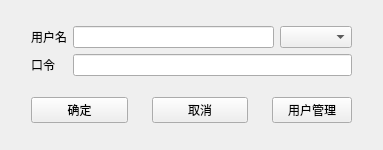
<?xml version="1.0" encoding="UTF-8"?>
<ui version="4.0">
 <class>Login</class>
 <widget class="QWidget" name="Login">
  <property name="geometry">
   <rect>
    <x>0</x>
    <y>0</y>
    <width>383</width>
    <height>150</height>
   </rect>
  </property>
  <property name="windowTitle">
   <string>登录</string>
  </property>
  <layout class="QHBoxLayout" name="horizontalLayout_3">
   <item>
    <layout class="QHBoxLayout" name="horizontalLayout_2">
     <item>
      <spacer name="verticalSpacer">
       <property name="orientation">
        <enum>Qt::Vertical</enum>
       </property>
       <property name="sizeHint" stdset="0">
        <size>
         <width>20</width>
         <height>40</height>
        </size>
       </property>
      </spacer>
     </item>
     <item>
      <layout class="QVBoxLayout" name="verticalLayout" stretch="2,1">
       <item>
        <layout class="QGridLayout" name="gridLayout">
         <item row="0" column="0">
          <widget class="QLabel" name="label">
           <property name="text">
            <string>用户名</string>
           </property>
          </widget>
         </item>
         <item row="0" column="1">
          <widget class="QLineEdit" name="lineEdit_login_user"/>
         </item>
         <item row="0" column="2">
          <widget class="QComboBox" name="comboBox_login"/>
         </item>
         <item row="1" column="0">
          <widget class="QLabel" name="label_2">
           <property name="text">
            <string>口令</string>
           </property>
          </widget>
         </item>
         <item row="1" column="1" colspan="2">
          <widget class="QLineEdit" name="lineEdit_login_passwd"/>
         </item>
        </layout>
       </item>
       <item>
        <layout class="QHBoxLayout" name="horizontalLayout" stretch="1,0,1,0,0">
         <item>
          <widget class="QPushButton" name="btn_login_ok">
           <property name="sizePolicy">
            <sizepolicy hsizetype="Preferred" vsizetype="Fixed">
             <horstretch>0</horstretch>
             <verstretch>0</verstretch>
            </sizepolicy>
           </property>
           <property name="text">
            <string>确定</string>
           </property>
          </widget>
         </item>
         <item>
          <spacer name="horizontalSpacer">
           <property name="orientation">
            <enum>Qt::Horizontal</enum>
           </property>
           <property name="sizeHint" stdset="0">
            <size>
             <width>18</width>
             <height>20</height>
            </size>
           </property>
          </spacer>
         </item>
         <item>
          <widget class="QPushButton" name="btn_login_cancel">
           <property name="sizePolicy">
            <sizepolicy hsizetype="Preferred" vsizetype="Fixed">
             <horstretch>0</horstretch>
             <verstretch>0</verstretch>
            </sizepolicy>
           </property>
           <property name="text">
            <string>取消</string>
           </property>
          </widget>
         </item>
         <item>
          <spacer name="horizontalSpacer_2">
           <property name="orientation">
            <enum>Qt::Horizontal</enum>
           </property>
           <property name="sizeHint" stdset="0">
            <size>
             <width>18</width>
             <height>20</height>
            </size>
           </property>
          </spacer>
         </item>
         <item>
          <widget class="QPushButton" name="btn_login_users_manage">
           <property name="sizePolicy">
            <sizepolicy hsizetype="Preferred" vsizetype="Fixed">
             <horstretch>0</horstretch>
             <verstretch>0</verstretch>
            </sizepolicy>
           </property>
           <property name="text">
            <string>用户管理</string>
           </property>
          </widget>
         </item>
        </layout>
       </item>
      </layout>
     </item>
     <item>
      <spacer name="verticalSpacer_2">
       <property name="orientation">
        <enum>Qt::Vertical</enum>
       </property>
       <property name="sizeHint" stdset="0">
        <size>
         <width>20</width>
         <height>40</height>
        </size>
       </property>
      </spacer>
     </item>
    </layout>
   </item>
  </layout>
 </widget>
 <resources/>
 <connections/>
</ui>
